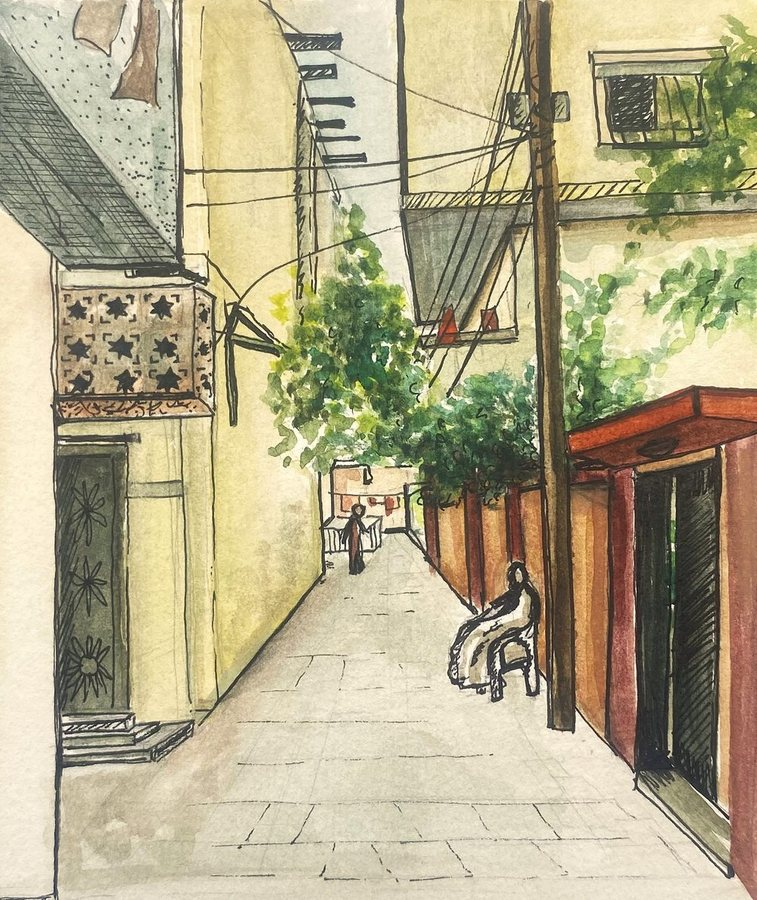
#> input picture redesign/product/img/alley.jpg, 757 x 900 px, given in place of alley.jpg.jpg, which was not available
$ python pencil.py product/img/alley.jpg
#> lines starting #> are read from the running program, lines starting #| are printed output that depends on the picture; pictures that were not available may be replaced by others from this repository, and a replacement may not be noted
from PIL import Image, ImageFilter
import numpy as np, sys
for slug in sys.argv[1:]:
    im=Image.open(f'product/img/{slug}.jpg').convert('L');im.thumbnail((900,900))
#> after `im = Image.open(f'product/img/{slug}.jpg').convert('L')`:
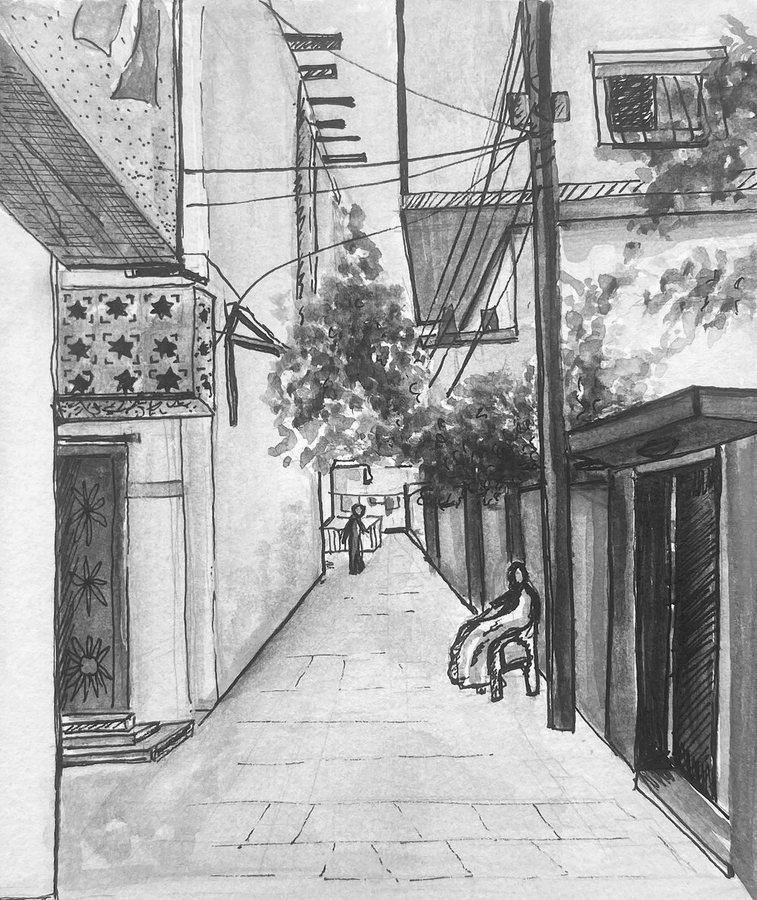
#> im: PIL image 757x900 L; min 1, max 255, mean 169.2
    g=np.array(im).astype(float);bl=np.array(Image.fromarray((255-g).astype('uint8')).filter(ImageFilter.GaussianBlur(9))).astype(float)
#> after `bl = np.array(Image.fromarray((255 - g).astype('uint8')).filter(ImageF`:
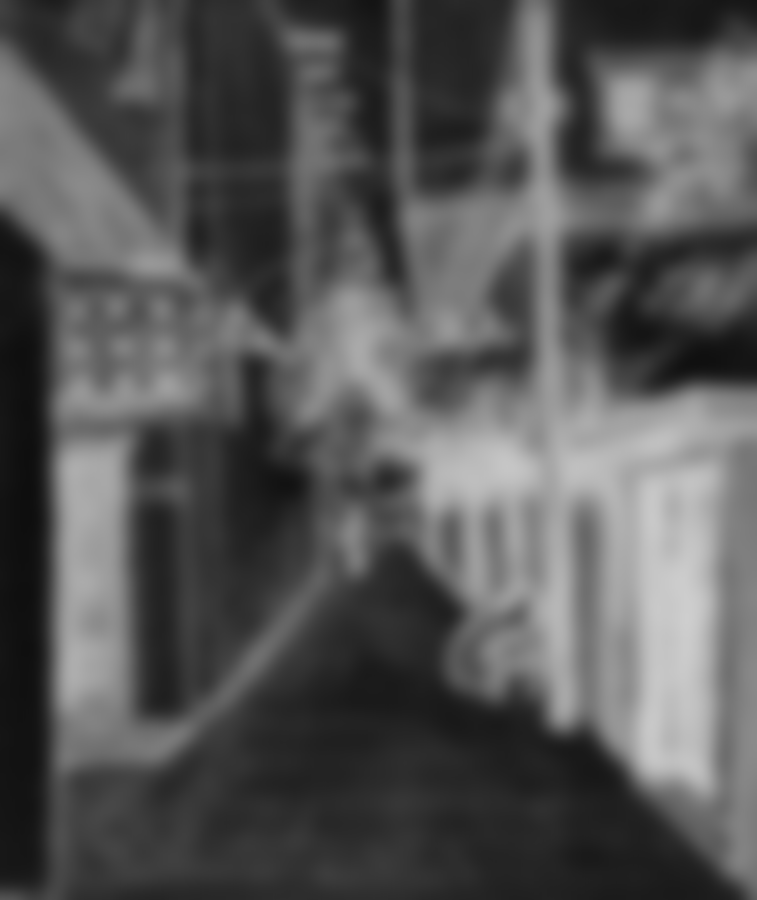
#> bl: shape (900, 757) float64; min 14, max 206, mean 85.8
    d=np.clip(g*255/(255-bl+1),0,255);d=255-(255-d)*0.75
#> after `d = np.clip(g * 255 / (255 - bl + 1), 0, 255)`:
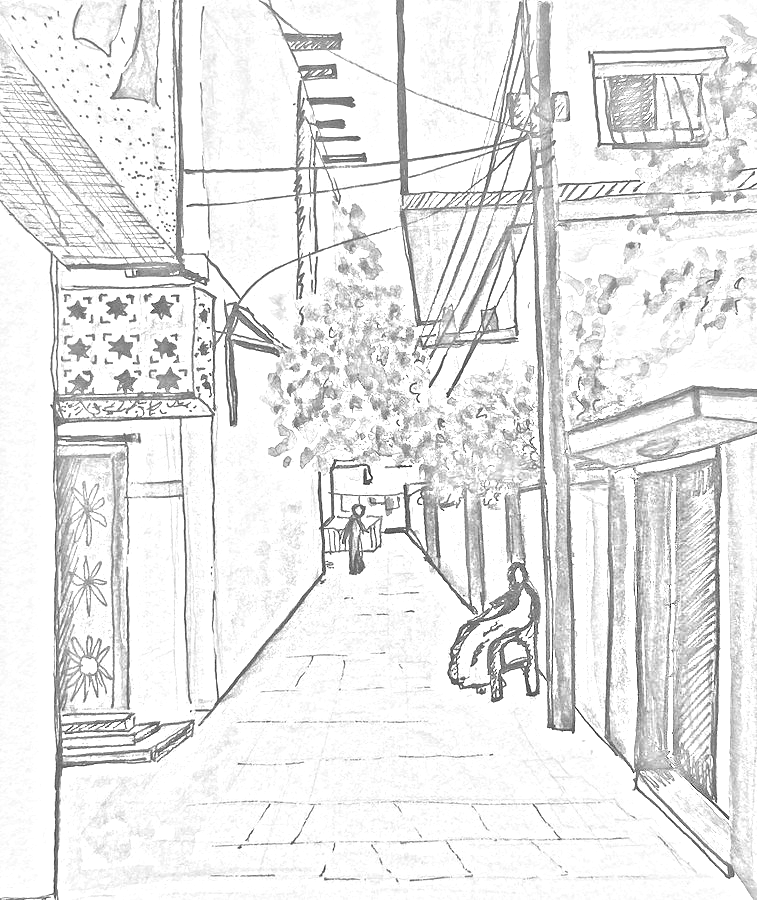
#> d: shape (900, 757) float64; min 3.52, max 255, mean 233
#> after `d = 255 - (255 - d) * 0.75`:
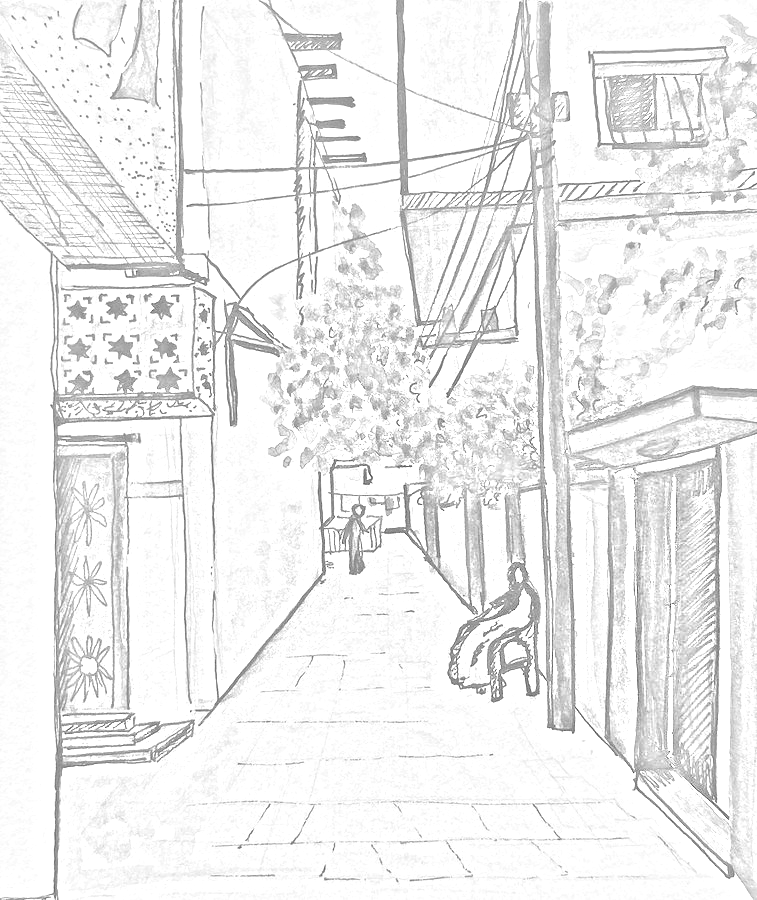
#> d: shape (900, 757) float64; min 66.39, max 255, mean 238.5
    out=np.clip(d+np.random.default_rng(3).normal(0,4,d.shape),0,255).astype('uint8')
    o=Image.blend(Image.fromarray(out).convert('RGB'),Image.new('RGB',out.shape[::-1],(250,247,240)),0.12)
    o.save(f'site_extra/img/pencil-{slug}.webp',quality=82)

$ run again, on redesign/product/img/coast.jpg
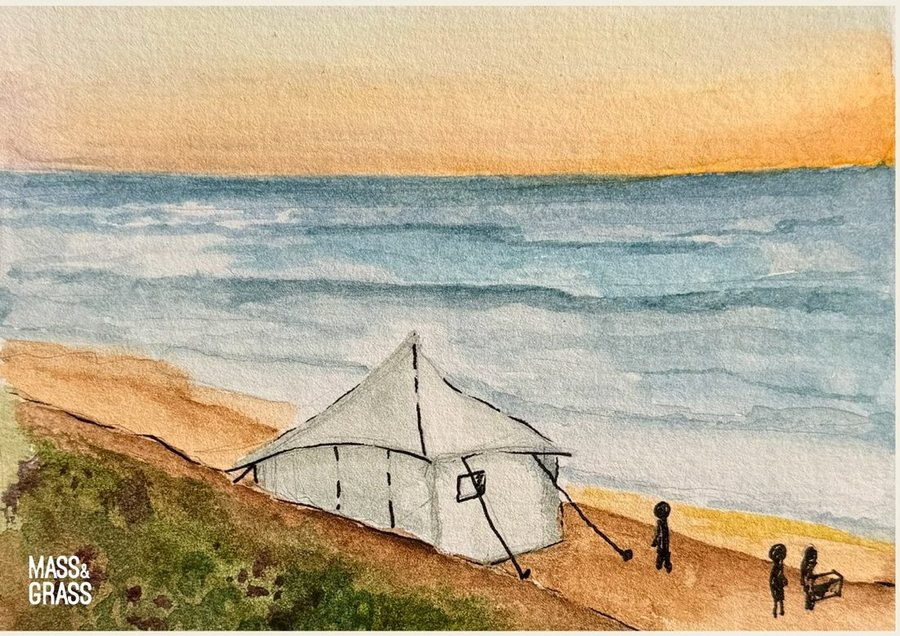
#> input picture redesign/product/img/coast.jpg, 900 x 636 px, given in place of coast.jpg.jpg, which was not available
#> `bl = np.array(Image.fromarray((255 - g).astype('uint8')).filter(ImageF`:
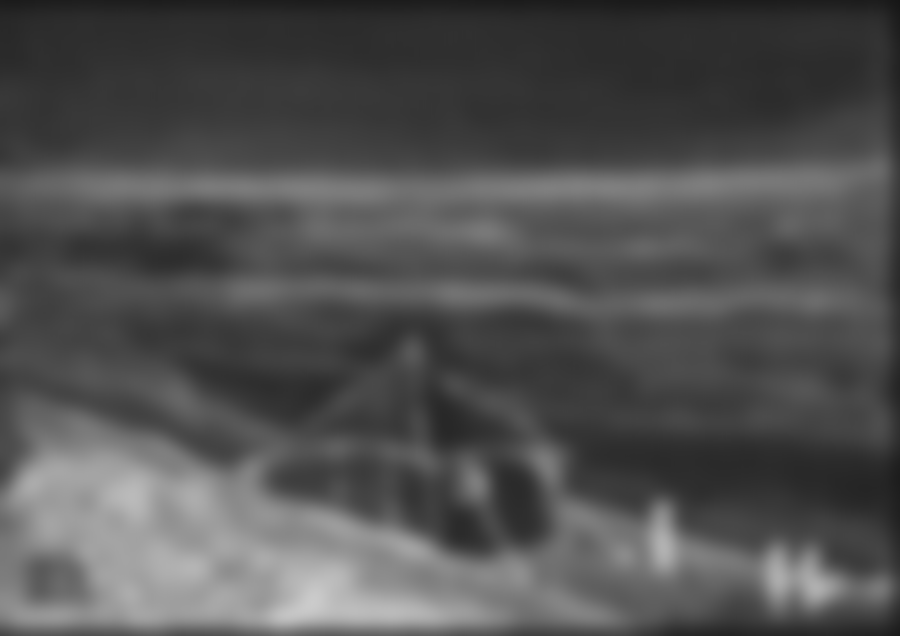
#> bl: shape (636, 900) float64; min 22, max 203, mean 81
#> `d = 255 - (255 - d) * 0.75`:
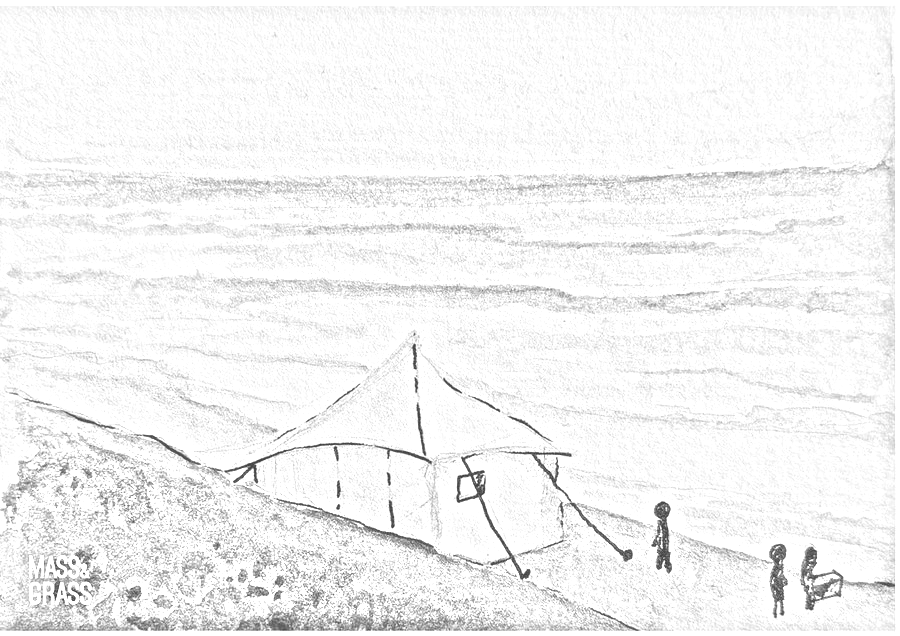
#> d: shape (636, 900) float64; min 63.75, max 255, mean 243.8

$ run again, on redesign/product/img/deirbalah.jpg
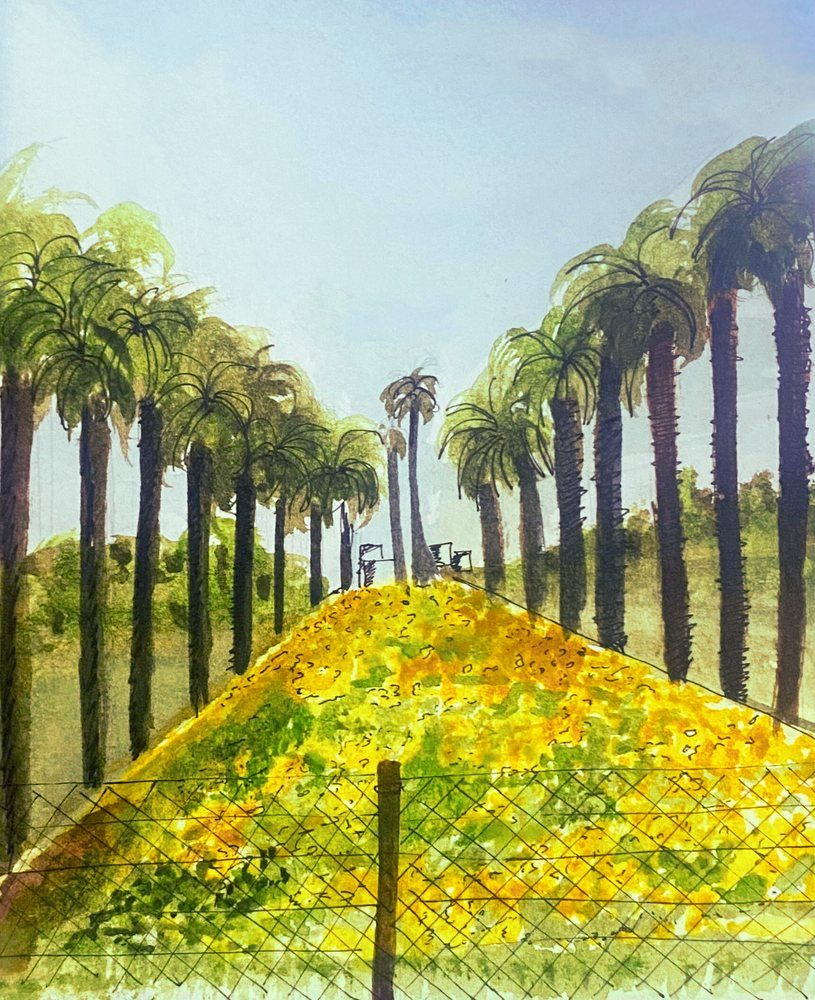
#> input picture redesign/product/img/deirbalah.jpg, 815 x 1000 px, given in place of deirbalah.jpg.jpg, which was not available
#> im: PIL image 733x900 L
#> `bl = np.array(Image.fromarray((255 - g).astype('uint8')).filter(ImageF`:
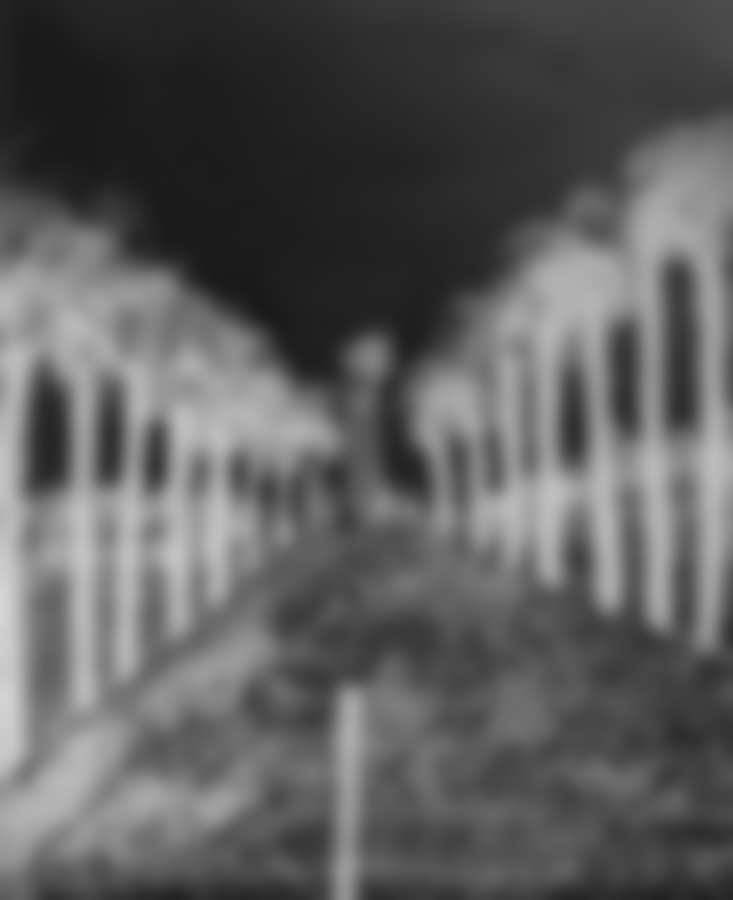
#> bl: shape (900, 733) float64; min 24, max 215, mean 93.6
#> `d = 255 - (255 - d) * 0.75`:
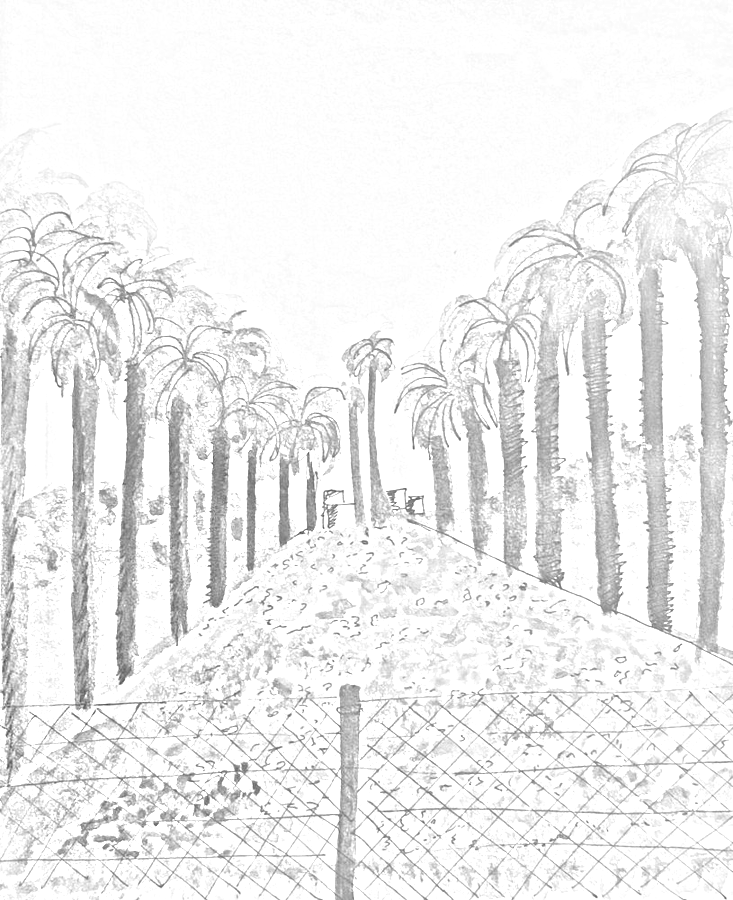
#> d: shape (900, 733) float64; min 72.65, max 255, mean 238.3
